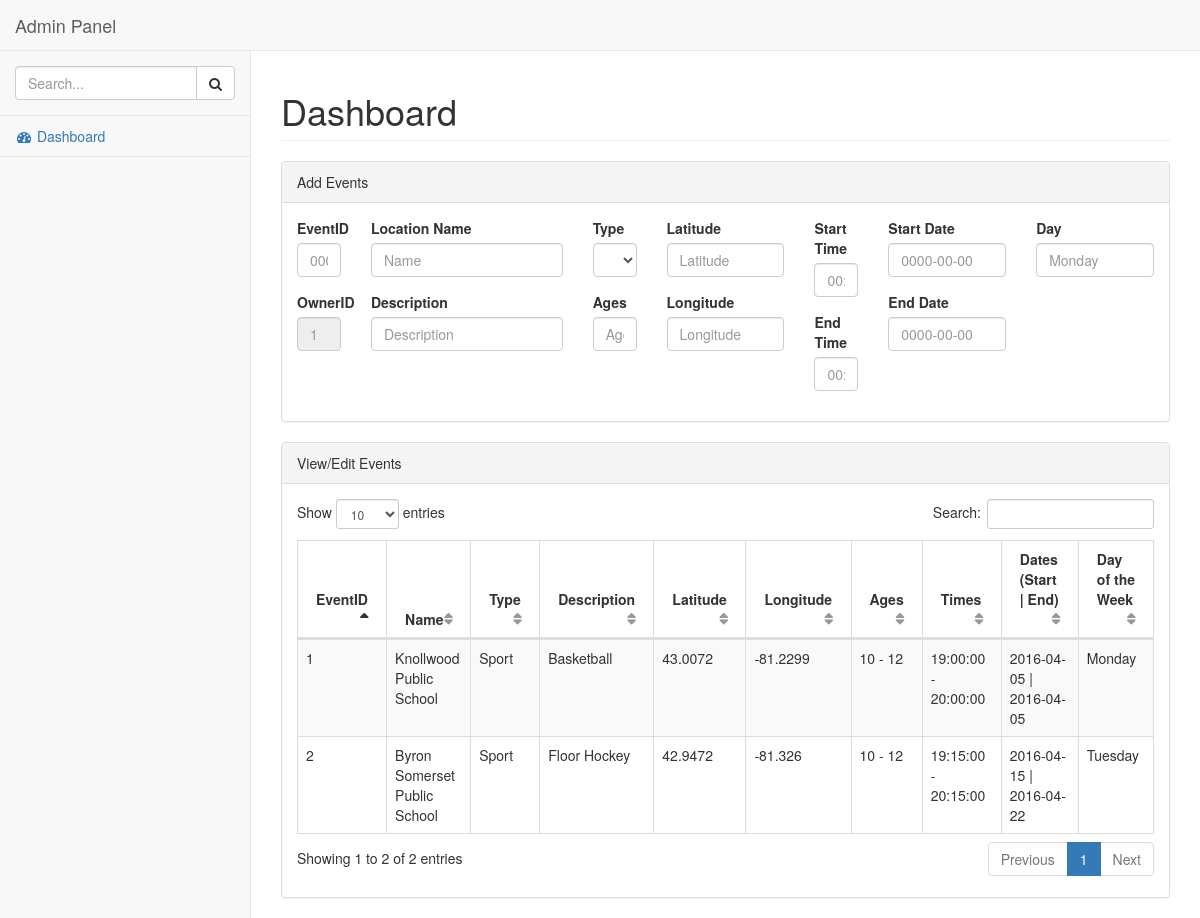
The app's page /admin/index.php with its own data.
### tables this page shows
CREATE TABLE IF NOT EXISTS `events` (
`eventID` int(9) NOT NULL,
  `ownerID` int(9) NOT NULL,
  `name` varchar(42) NOT NULL,
  `type` varchar(42) NOT NULL,
  `description` varchar(144) NOT NULL,
  `ageMin` int(2) NOT NULL,
  `ageMax` int(2) NOT NULL,
  `timeStart` time DEFAULT NULL,
  `timeEnd` time DEFAULT NULL,
  `dateStart` date NOT NULL,
  `dateEnd` date NOT NULL,
  `lat` float NOT NULL,
  `lng` float NOT NULL,
  `day` varchar(42) NOT NULL
);

### includes/edit.php (the view, shortened to what this page needs)
<table class="table table-striped table-bordered table-hover" id="dataTables-example">
    <thead>
        <tr>
            <th>EventID</th>
            <th>Name</th>
            <th>Type</th>
            <th>Description</th>
            <th>Latitude</th>
            <th>Longitude</th>
            <th>Ages</th>
            <th>Times</th>
            <th>Dates (Start | End)</th>
            <th>Day of the Week</th>
        </tr>
    </thead>
    <tbody>
            <?php
                include 'dbconnect.php';
                $sql = "SELECT * FROM events WHERE ownerID = 1";
                $result = $connection->query($sql);
                if ($result->num_rows > 0) {
                    while($row = $result->fetch_assoc()) {
                        echo "<tr class='odd gradeX'>";
                        echo "<td>". $row["eventID"]. "</td><td> ". $row["name"]. "</td><td>". $row["type"]. "</td><td>". $row["description"]. "</td><td>". $row["lat"]. "</td><td>". $row["lng"]. "</td><td>". $row["ageMin"]. " - ". $row["ageMax"]. "</td><td>". $row["timeStart"]. " - ". $row["timeEnd"]. "</td><td>". $row["dateStart"]. " | ". $row["dateEnd"]. "</td><td>". $row["day"]. "</td>";
                        echo "</tr>";
                    }
                } else {
                    echo "0 results";
                }
            ?>
    </tbody>
</table>

### admin/index.php (shortened to what this page needs)
<!DOCTYPE html>
<html lang="en">
<head>
    <link href="//maxcdn.bootstrapcdn.com/font-awesome/4.5.0/css/font-awesome.min.css" rel="stylesheet" type="text/css">
    <link href="/css/bootstrap.min.css" rel="stylesheet">
    <link href="/css/dataTables.bootstrap.css" rel="stylesheet">
    <link href="/css/sb-admin-2.css" rel="stylesheet">
    <link href="/css/style.css" rel="stylesheet">
</head>
<body>
    <div id="wrapper">
        <nav class="navbar navbar-default navbar-static-top" role="navigation" style="margin-bottom: 0">
            <div class="navbar-header">
                <a class="navbar-brand" href="index.php">Admin Panel</a>
            </div>
            <div class="navbar-default sidebar" role="navigation">
                <div class="sidebar-nav navbar-collapse">
                    <ul class="nav" id="side-menu">
                        <li class="sidebar-search">
                            <div class="input-group custom-search-form">
                                <input type="text" class="form-control" placeholder="Search...">
                                <span class="input-group-btn">
                                <button class="btn btn-default" type="button">
                                    <i class="fa fa-search"></i>
                                </button>
                            </span>
                            </div>
                        </li>
                        <li>
                            <a href="index.php"><i class="fa fa-dashboard fa-fw"></i> Dashboard</a>
                        </li>
                    </ul>
                </div>
            </div>
        </nav>
        <div id="page-wrapper">
            <div class="row">
                <div class="col-lg-12">
                    <h1 class="page-header">Dashboard</h1>
                </div>
            </div>
            <div class="row">
                <div class="col-lg-12">
                    <div class="panel panel-default">
                        <div class="panel-heading">
                            Add Events
                        </div>
                        <div class="panel-body">
                            <?php include realpath( $_SERVER['DOCUMENT_ROOT'] ) .'/includes/add.php'; ?>
                        </div>
                    </div>
                </div>
            </div>
            <div class="row">
                <div class="col-lg-12">
                    <div class="panel panel-default">
                        <div class="panel-heading">
                            View/Edit Events
                        </div>
                        <div class="panel-body">
                            <div class="dataTable_wrapper">
                                <?php include realpath( $_SERVER['DOCUMENT_ROOT'] ) .'/includes/edit.php'; ?>
                            </div>
                        </div>
                    </div>
                </div>
            </div>
        </div>
    </div>
</body>
</html>

### includes/add.php (shortened to what this page needs)
<div class="row">
     <div class="col-xs-1">
         <form>
          <div class="form-group">
            <label for="exampleInputEmail1">EventID</label>
            <input type="email" class="form-control" id="exampleInputEmail1" placeholder="000001">
          </div>
          <div class="form-group">
            <label for="exampleInputPassword1">OwnerID</label>
            <input type="password" class="form-control" id="exampleInputPassword1" placeholder="1" disabled>
          </div>
     </div>
    <div class="col-xs-3">
          <div class="form-group">
            <label for="exampleInputEmail1">Location Name</label>
            <input type="email" class="form-control" id="exampleInputEmail1" placeholder="Name">
          </div>
          <div class="form-group">
            <label for="exampleInputPassword1">Description</label>
            <input type="password" class="form-control" id="exampleInputPassword1" placeholder="Description">
          </div>
     </div>
    <div class="col-xs-1">
          <div class="form-group">
            <label for="exampleInputEmail1">Type</label>
            <select class="form-control">
                <option>Select</option>
            </select>
          </div>
          <div class="form-group">
            <label for="exampleInputPassword1">Ages</label>
            <input type="password" class="form-control" id="exampleInputPassword1" placeholder="Ages">
          </div>
     </div>
    <div class="col-xs-2">
          <div class="form-group">
            <label for="exampleInputEmail1">Latitude</label>
            <input type="email" class="form-control" id="exampleInputEmail1" placeholder="Latitude">
          </div>
          <div class="form-group">
            <label for="exampleInputPassword1">Longitude</label>
            <input type="password" class="form-control" id="exampleInputPassword1" placeholder="Longitude">
          </div>
     </div>
    <div class="col-xs-1">
         <form>
          <div class="form-group">
            <label for="exampleInputEmail1">Start Time</label>
            <input type="email" class="form-control" id="exampleInputEmail1" placeholder="00:00:00">
          </div>
          <div class="form-group">
            <label for="exampleInputPassword1">End Time</label>
            <input type="password" class="form-control" id="exampleInputPassword1" placeholder="00:00:00">
          </div>
        </form>
     </div>
    <div class="col-xs-2">
          <div class="form-group">
            <label for="exampleInputEmail1">Start Date</label>
            <input type="email" class="form-control" id="exampleInputEmail1" placeholder="0000-00-00">
          </div>
          <div class="form-group">
            <label for="exampleInputPassword1">End Date</label>
            <input type="password" class="form-control" id="exampleInputPassword1" placeholder="0000-00-00">
          </div>
     </div>
    <div class="col-xs-2">
         <form>
          <div class="form-group">
            <label for="exampleInputEmail1">Day</label>
            <input type="email" class="form-control" id="exampleInputEmail1" placeholder="Monday">
          </div>
        </form>
     </div>
</div>

### css/sb-admin-2.css (style rules this page uses)
body { background-color: #f8f8f8; }
#wrapper { width: 100%; }
#page-wrapper { padding: 0 15px; min-height: 568px; background-color: #fff; }
@media (min-width:768px) { #page-wrapper { position: inherit; margin: 0 0 0 250px; padding: 0 30px; border-left: 1px solid #e7e7e7; } }
.sidebar .sidebar-nav.navbar-collapse { padding-right: 0; padding-left: 0; }
.sidebar .sidebar-search { padding: 15px; }
.sidebar ul li { border-bottom: 1px solid #e7e7e7; }
@media (min-width:768px) { .sidebar { z-index: 1; position: absolute; width: 250px; margin-top: 51px; } }
table.dataTable thead .sorting, table.dataTable thead .sorting_asc, table.dataTable thead .sorting_desc, table.dataTable thead .sorting_asc_disabled, table.dataTable thead .sorting_desc_disabled { background: 0 0; }
table.dataTable thead .sorting_asc:after { content: "\f0de"; float: right; font-family: fontawesome; }
table.dataTable thead .sorting:after { content: "\f0dc"; float: right; font-family: fontawesome; color: rgba(50,50,50,.5); }

### css/style.css (style rules this page uses)
html, body { height: 100%; margin: 0; padding: 0; }

### records on screen
events: eventID "1", name "Knollwood Public School", type "Sport", description "Basketball", lat "43.0072", lng "-81.2299", ageMin "10", ageMax "12", timeStart "19:00:00", timeEnd "20:00:00", dateStart "2016-04-05", dateEnd "2016-04-05", day "Monday"
events: eventID "2", name "Byron Somerset Public School", type "Sport", description "Floor Hockey", lat "42.9472", lng "-81.326", ageMin "10", ageMax "12", timeStart "19:15:00", timeEnd "20:15:00", dateStart "2016-04-15", dateEnd "2016-04-22", day "Tuesday"
